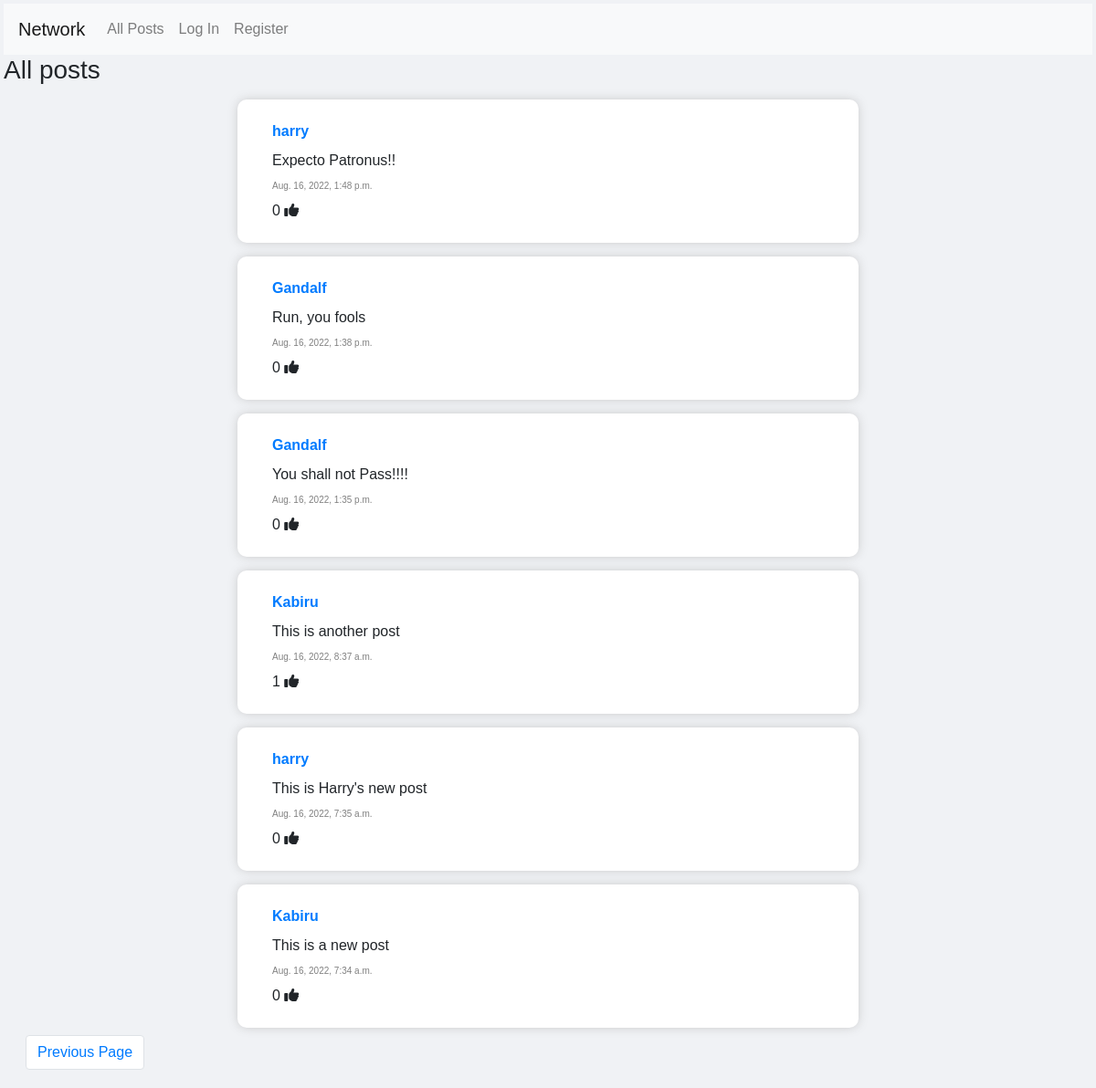
Page /?p=2 on the committed database.
### network/models.py (models this page shows, shortened)
class Post(models.Model):
    id = models.AutoField(primary_key=True)
    user = models.ForeignKey(User, on_delete=models.CASCADE)
    addedOn = models.DateTimeField(auto_now_add=True)
    content = models.CharField(max_length=500)
    liked_by = models.ManyToManyField(User, symmetrical=False, blank=True, related_name="users_liked")
    def count_likes(self):
        return self.liked_by.count()
    class Meta:
        ordering = ['-addedOn']

class User(AbstractUser):
    followers = models.ManyToManyField('self', symmetrical=False, blank=True, related_name='user_followers')

### network/views.py (the view)
# urls.py: path("", views.index, name="index"),
def index(request):
    posts_per_page = 10
    post_list = Post.objects.all()
    paginator = Paginator(post_list, posts_per_page)
    get_page = request.GET.get('p')
    page_number = get_page if get_page is not None else 1
    current_page = paginator.get_page(page_number)
    context = {
        "current_page": current_page,
        "pagination_needed": paginator.num_pages > 1
    }
    if request.method == "POST":
        post_body = request.POST["post-text"]
        if len(post_body) > 0:
            post = Post(user=request.user, content=post_body)
            post.save()
    return render(request, "network/index.html", context)

### network/templates/network/index.html (shortened to what this page needs)
{% extends "network/layout.html" %}
{% load static %}
{% block body %}
    <div class="container-m3">
        <h3>All posts</h3>
    </div>
    {% for post in current_page.object_list %}
        <div class="post-wrap-card post-div">
            <div class="row m-2">
                <div class="col font-weight-bold"><a href="/user/{{ post.user }}">{{ post.user }}</a> </div>
            </div>
            <div class="row m-2">
                <div class="col post-context">{{ post.content }}</div>
            </div>
            <div class="row m-2">
                <div class="col post-date" >{{ post.addedOn }}</div>
            </div>
            <div class="row m-2">
                <div class="col" ><span class="like-count-label {% if user in post.liked_by.all %}liked-post{% endif %}">{{ post.count_likes }} </span><i class="fa-solid fa-thumbs-up"></i></div>
            </div>
        </div>
    {% endfor %}
    {% if pagination_needed %}
        <div class="mx-4 my-2">
            <nav>
              <ul class="pagination">
                  {% if current_page.has_previous %}
                    <li class="page-item"><a class="page-link" href="?p={{ current_page.previous_page_number }}">Previous Page</a></li>
                  {% endif %}
              </ul>
            </nav>
        </div>
    {% endif %}
{% endblock %}

### network/static/network/styles.css (style rules this page uses)
.post-date { font-size: 10px; color:gray; }
.like-count-label, .edit-label:hover, .cancel-edit-label:hover { cursor: pointer; }

### network/templates/network/layout.html (style rules this page uses)
body { margin:2px; padding:2px; font-family: 'Trebuchet MS', 'Lucida Sans Unicode', 'Lucida Grande', 'Lucida Sans', Arial, sans-serif; background-color: #F0F2F5; }
.post-wrap-card { margin:auto; margin-top: 15px; padding: 15px; border-radius: 10px; background: white; box-shadow: 0px 0px 12px -2px rgba(173,173,173,0.8); max-width: 680px; }
.post-date { font-size: 10px; color:gray; }
.like-count-label, .edit-label:hover, .cancel-edit-label:hover { cursor: pointer; }

### rows in the picture
Post: user "harry", content "Expecto Patronus!!", addedOn "Aug. 16, 2022, 1:48 p.m.", count_likes "0"
Post: user "Gandalf", content "Run, you fools", addedOn "Aug. 16, 2022, 1:38 p.m.", count_likes "0"
Post: user "Gandalf", content "You shall not Pass!!!!", addedOn "Aug. 16, 2022, 1:35 p.m.", count_likes "0"
Post: user "Kabiru", content "This is another post", addedOn "Aug. 16, 2022, 8:37 a.m.", count_likes "1"
Post: user "harry", content "This is Harry's new post", addedOn "Aug. 16, 2022, 7:35 a.m.", count_likes "0"
Post: user "Kabiru", content "This is a new post", addedOn "Aug. 16, 2022, 7:34 a.m.", count_likes "0"
